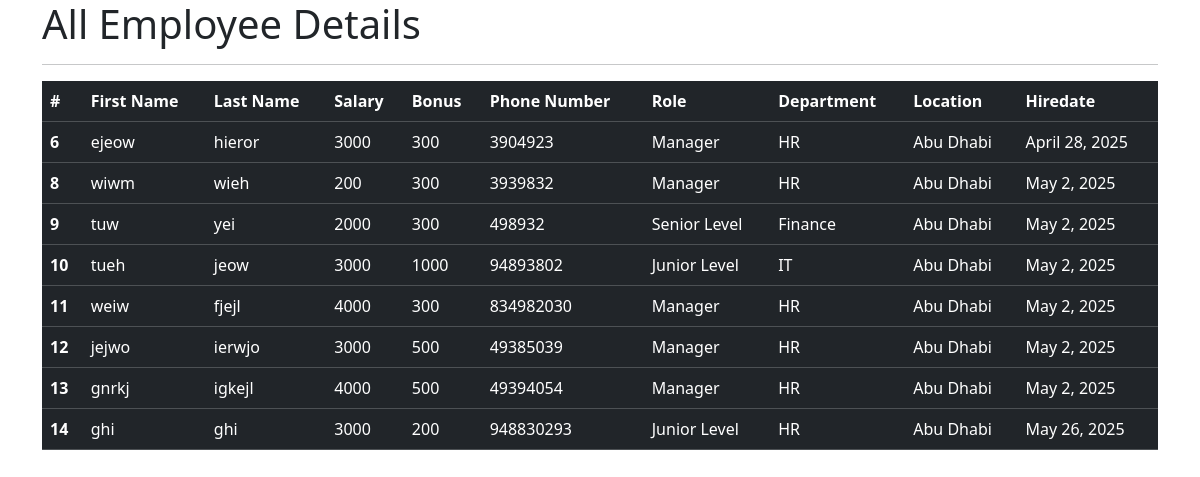
The app's page /all_emp with its own data.
### emp_app/models.py (models this page shows, shortened)
class Employee(models.Model):
    first_name = models.CharField(max_length=100, null=False)
    last_name = models.CharField(max_length=100)
    dept = models.ForeignKey(Department, on_delete=models.CASCADE)
    salary = models. IntegerField(default=0)
    bonus = models.IntegerField(default=0)
    role = models.ForeignKey(Role, on_delete=models.CASCADE)
    phone = models.IntegerField(default=0)
    hire_date = models.DateField()
    def __str__(self):
        return "%s %s %s"%(self.first_name, self.last_name, self.phone)

class Role(models.Model):
    name = models.CharField(max_length=100, null=False)

class Department(models.Model):
    name = models.CharField(max_length=100, null=False)
    location = models.CharField(max_length=100)

### emp_app/views.py (the view)
# urls.py: path('all_emp', views.all_emp, name='all_emp'),
def all_emp(request):
    emps = Employee.objects.all()
    context = {
        'emps': emps
    }
    print(context)
    return render(request, 'all_emp.html',context)

### templates/all_emp.html (shortened to what this page needs)
<!doctype html>
<html lang="en">
  <head>
    <link href="https://cdn.jsdelivr.net/npm/bootstrap@5.3.5/dist/css/bootstrap.min.css" rel="stylesheet">
  </head>
  <body>
    <div class="container">
        <h1>All Employee Details</h1>
        <hr>
        <table class="table table-dark">
            <thead>
                <tr>
                    <th scope="col">#</th>
                    <th scope="col">First Name</th>
                    <th scope="col">Last Name</th>
                    <th scope="col">Salary</th>
                    <th scope="col">Bonus</th>
                    <th scope="col">Phone Number</th>
                    <th scope="col">Role</th>
                    <th scope="col">Department</th>
                    <th scope="col">Location</th>
                    <th scope="col">Hiredate</th>
                </tr>
            </thead>
                {% for emp in emps %}
            <tbody>
                <tr>
                    <th scope="row">{{emp.id}}</th>
                    <td>{{emp.first_name}}</td>
                    <td>{{emp.last_name}}</td>
                    <td>{{emp.salary}}</td>
                    <td>{{emp.bonus}}</td>
                    <td>{{emp.phone}}</td>
                    <td>{{emp.role.name}}</td>
                    <td>{{emp.dept.name}}</td>
                    <td>{{emp.dept.location}}</td>
                    <td>{{emp.hire_date}}</td>
                </tr>
            </tbody>
                {% endfor %}
        </table>
    </div>
  </body>
</html>

### records on screen
Employee: id "6", first_name "ejeow", last_name "hieror", salary "3000", bonus "300", phone "3904923", role.name "Manager", dept.name "HR", dept.location "Abu Dhabi", hire_date "April 28, 2025"
Employee: id "8", first_name "wiwm", last_name "wieh", salary "200", bonus "300", phone "3939832", role.name "Manager", dept.name "HR", dept.location "Abu Dhabi", hire_date "May 2, 2025"
Employee: id "9", first_name "tuw", last_name "yei", salary "2000", bonus "300", phone "498932", role.name "Senior Level", dept.name "Finance", dept.location "Abu Dhabi", hire_date "May 2, 2025"
Employee: id "10", first_name "tueh", last_name "jeow", salary "3000", bonus "1000", phone "94893802", role.name "Junior Level", dept.name "IT", dept.location "Abu Dhabi", hire_date "May 2, 2025"
Employee: id "11", first_name "weiw", last_name "fjejl", salary "4000", bonus "300", phone "834982030", role.name "Manager", dept.name "HR", dept.location "Abu Dhabi", hire_date "May 2, 2025"
Employee: id "12", first_name "jejwo", last_name "ierwjo", salary "3000", bonus "500", phone "49385039", role.name "Manager", dept.name "HR", dept.location "Abu Dhabi", hire_date "May 2, 2025"
Employee: id "13", first_name "gnrkj", last_name "igkejl", salary "4000", bonus "500", phone "49394054", role.name "Manager", dept.name "HR", dept.location "Abu Dhabi", hire_date "May 2, 2025"
Employee: id "14", first_name "ghi", last_name "ghi", salary "3000", bonus "200", phone "948830293", role.name "Junior Level", dept.name "HR", dept.location "Abu Dhabi", hire_date "May 26, 2025"
